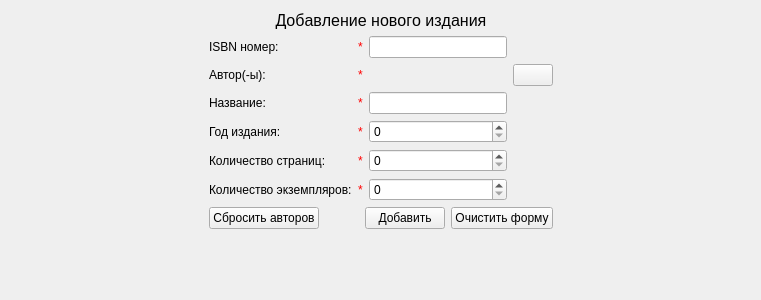
<?xml version="1.0" encoding="UTF-8"?>

<ui version="4.0">
  <class>GUI_AddBookWidget</class>
  <widget class="QWidget" name="GUI_AddBookWidget">
    <property name="geometry">
      <rect>
        <x>0</x>
        <y>0</y>
        <width>761</width>
        <height>300</height>
      </rect>
    </property>
    <property name="windowTitle">
      <string>GUI_AddBookWidget</string>
    </property>
    <layout class="QGridLayout" name="gridLayout_2">
      <item row="0" column="0">
        <spacer name="horizontalSpacer">
          <property name="orientation">
            <enum>Qt::Horizontal</enum>
          </property>
          <property name="sizeHint" stdset="0">
            <size>
              <width>40</width>
              <height>20</height>
            </size>
          </property>
        </spacer>
      </item>
      <item row="1" column="1">
        <spacer name="verticalSpacer">
          <property name="orientation">
            <enum>Qt::Vertical</enum>
          </property>
          <property name="sizeHint" stdset="0">
            <size>
              <width>20</width>
              <height>40</height>
            </size>
          </property>
        </spacer>
      </item>
      <item row="0" column="1">
        <layout class="QVBoxLayout" name="verticalLayout">
          <item>
            <widget class="QLabel" name="headLabel">
              <property name="font">
                <font>
                  <pointsize>12</pointsize>
                  <kerning>false</kerning>
                </font>
              </property>
              <property name="text">
                <string>Добавление нового издания</string>
              </property>
              <property name="alignment">
                <set>Qt::AlignCenter</set>
              </property>
            </widget>
          </item>
          <item>
            <layout class="QGridLayout" name="gridLayout">
              <item row="2" column="2">
                <widget class="QLineEdit" name="nameText" />
              </item>
              <item row="3" column="2">
                <widget class="QSpinBox" name="yearSpinBox">
                  <property name="maximum">
                    <number>2017</number>
                  </property>
                </widget>
              </item>
              <item row="4" column="2">
                <widget class="QSpinBox" name="pagesSpinBox">
                  <property name="maximum">
                    <number>100000</number>
                  </property>
                </widget>
              </item>
              <item row="1" column="0">
                <widget class="QLabel" name="authorLabel">
                  <property name="text">
                    <string>Автор(-ы):</string>
                  </property>
                  <property name="alignment">
                    <set>Qt::AlignLeading|Qt::AlignLeft|Qt::AlignVCenter</set>
                  </property>
                </widget>
              </item>
              <item row="5" column="0">
                <widget class="QLabel" name="copiesLabel">
                  <property name="text">
                    <string>Количество экземпляров:</string>
                  </property>
                </widget>
              </item>
              <item row="2" column="0">
                <widget class="QLabel" name="nameLabel">
                  <property name="text">
                    <string>Название:</string>
                  </property>
                </widget>
              </item>
              <item row="2" column="1">
                <widget class="QLabel" name="nameMUST">
                  <property name="styleSheet">
                    <string notr="true">color : red;</string>
                  </property>
                  <property name="text">
                    <string notr="true">*</string>
                  </property>
                </widget>
              </item>
              <item row="4" column="0">
                <widget class="QLabel" name="pagesLabel">
                  <property name="text">
                    <string>Количество страниц:</string>
                  </property>
                </widget>
              </item>
              <item row="5" column="2">
                <widget class="QSpinBox" name="copiesSpinBox">
                  <property name="minimum">
                    <number>0</number>
                  </property>
                  <property name="maximum">
                    <number>1000</number>
                  </property>
                </widget>
              </item>
              <item row="3" column="0">
                <widget class="QLabel" name="yearLabel">
                  <property name="text">
                    <string>Год издания:</string>
                  </property>
                </widget>
              </item>
              <item row="5" column="1">
                <widget class="QLabel" name="copiesMUST">
                  <property name="styleSheet">
                    <string notr="true">color : red;</string>
                  </property>
                  <property name="text">
                    <string notr="true">*</string>
                  </property>
                </widget>
              </item>
              <item row="4" column="1">
                <widget class="QLabel" name="pagesMUST">
                  <property name="styleSheet">
                    <string notr="true">color : red;</string>
                  </property>
                  <property name="text">
                    <string notr="true">*</string>
                  </property>
                </widget>
              </item>
              <item row="3" column="1">
                <widget class="QLabel" name="yearMUST">
                  <property name="styleSheet">
                    <string notr="true">color : red;</string>
                  </property>
                  <property name="text">
                    <string notr="true">*</string>
                  </property>
                </widget>
              </item>
              <item row="1" column="3">
                <widget class="QPushButton" name="addAuthorButton">
                  <property name="text">
                    <string />
                  </property>
                  <property name="icon">
                    <iconset resource="Resouces.qrc">
                      <normaloff>:/resource/icons/+.png</normaloff>:/resource/icons/+.png
                    </iconset>
                  </property>
                </widget>
              </item>
              <item row="1" column="1">
                <widget class="QLabel" name="authorMUST">
                  <property name="styleSheet">
                    <string notr="true">color : red;</string>
                  </property>
                  <property name="text">
                    <string notr="true">*</string>
                  </property>
                  <property name="alignment">
                    <set>Qt::AlignLeading|Qt::AlignLeft|Qt::AlignVCenter</set>
                  </property>
                </widget>
              </item>
              <item row="0" column="1">
                <widget class="QLabel" name="ISBNMUST">
                  <property name="styleSheet">
                    <string notr="true">color : red;</string>
                  </property>
                  <property name="text">
                    <string notr="true">*</string>
                  </property>
                </widget>
              </item>
              <item row="0" column="2">
                <widget class="QLineEdit" name="ISBNText">
                  <property name="maxLength">
                    <number>17</number>
                  </property>
                </widget>
              </item>
              <item row="0" column="0">
                <widget class="QLabel" name="ISBNLabel">
                  <property name="text">
                    <string>ISBN номер:</string>
                  </property>
                </widget>
              </item>
              <item row="1" column="2">
                <layout class="QVBoxLayout" name="authorLayout" />
              </item>
            </layout>
          </item>
          <item>
            <layout class="QHBoxLayout" name="buttons">
              <item>
                <widget class="QPushButton" name="clearAuthorsButton">
                  <property name="text">
                    <string>Сбросить авторов</string>
                  </property>
                </widget>
              </item>
              <item>
                <spacer name="horizontalSpacer_2">
                  <property name="orientation">
                    <enum>Qt::Horizontal</enum>
                  </property>
                  <property name="sizeHint" stdset="0">
                    <size>
                      <width>40</width>
                      <height>20</height>
                    </size>
                  </property>
                </spacer>
              </item>
              <item>
                <widget class="QPushButton" name="AddButton">
                  <property name="text">
                    <string>Добавить</string>
                  </property>
                </widget>
              </item>
              <item>
                <widget class="QPushButton" name="ClearAllButton">
                  <property name="text">
                    <string>Очистить форму</string>
                  </property>
                </widget>
              </item>
            </layout>
          </item>
        </layout>
      </item>
      <item row="0" column="2">
        <spacer name="horizontalSpacer_3">
          <property name="orientation">
            <enum>Qt::Horizontal</enum>
          </property>
          <property name="sizeHint" stdset="0">
            <size>
              <width>40</width>
              <height>20</height>
            </size>
          </property>
        </spacer>
      </item>
    </layout>
  </widget>
  <layoutdefault spacing="6" margin="11" />
  <tabstops>
    <tabstop>ISBNText</tabstop>
    <tabstop>nameText</tabstop>
    <tabstop>yearSpinBox</tabstop>
    <tabstop>pagesSpinBox</tabstop>
    <tabstop>copiesSpinBox</tabstop>
    <tabstop>AddButton</tabstop>
    <tabstop>ClearAllButton</tabstop>
    <tabstop>addAuthorButton</tabstop>
  </tabstops>
  <resources>
    <include location="Resouces.qrc" />
  </resources>
  <connections />
</ui>
